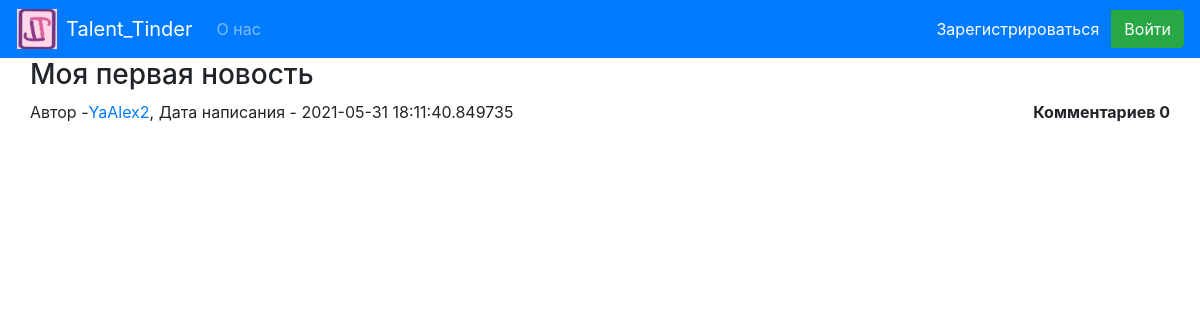
The page /news/1 on the database as committed earlier.
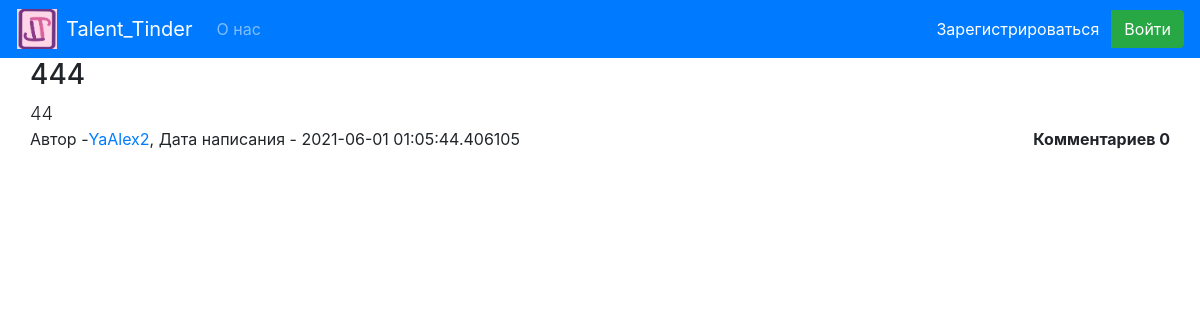
The same page on the database as committed later.
### data/news.py (models this page shows, shortened)
class News(SqlAlchemyBase):
    __tablename__ = 'news'
    id = sqlalchemy.Column(sqlalchemy.Integer, primary_key=True, autoincrement=True)
    title = sqlalchemy.Column(sqlalchemy.String, nullable=True)
    content = sqlalchemy.Column(sqlalchemy.String, nullable=True)
    created_date = sqlalchemy.Column(sqlalchemy.DateTime, default=datetime.datetime.now)
    is_private = sqlalchemy.Column(sqlalchemy.Boolean, default=False)
    user_id = sqlalchemy.Column(sqlalchemy.Integer, sqlalchemy.ForeignKey("users.id"))
    picture_path = sqlalchemy.Column(sqlalchemy.String, nullable=True)
    reacted_count = sqlalchemy.Column(sqlalchemy.Integer, default=0)
    likes_count = sqlalchemy.Column(sqlalchemy.Integer, default=0)
    user = orm.relation('User')
    comments = orm.relation('Comments', back_populates='news')
    likes = orm.relation('Likes', back_populates='news')
    def get_comments(self, privat=False):
        return sorted(filter(lambda x: not x.is_private or privat, self.comments), key=lambda x: x.created_data,
                      reverse=True)

### blueprints/news.py (the view, shortened to what this page needs)
@blueprint_news.route('/<int:id>', methods=['GET', 'POST'])  # просмотр новости
def news(id):
    db_sess = create_session()
    ns = db_sess.query(News).filter(News.id == id).first()
    if not ns:
        return not_found_news()
    if ns.is_private and ns.user_id != current_user.id:
        return abort(405)
    form = CommentsForm()
    comments = ns.get_comments(privat=current_user == ns.user)
    return render_template('news/news.html', title=ns.title, item=ns, comments=comments, form=form,
                           liked=any(filter(lambda x: x.user == current_user, ns.likes)))

### data/db_session.py (called while the page is built)
def create_session() -> Session:
    global __factory
    return __factory()

### templates/news/news.html (shortened to what this page needs)
{% extends '/patterns/base.html' %}
{% block content %}
<h3>{{ item.title }}</h3>
<selector class="lead" style="font-size: 115%">
    {{ item.content }}
</selector>
<div style="display: flex; align-items: center;">
    Автор - <a href="/user/{{ item.user.id }}">{{ item.user.name }}</a>, Дата написания - {{ item.created_date }}
    <div style="margin-left: auto;">
        <strong>Комментариев {{ item.reacted_count }}</strong>
    </div>
</div>
{% endblock %}

Rows that differ between the two databases and show on the page:
changed News: title "Моя первая новость" → "444"; content (not shown) → "44"; created_date "2021-05-31 18:11:40.849735" → "2021-06-01 01:05:44.406105"
